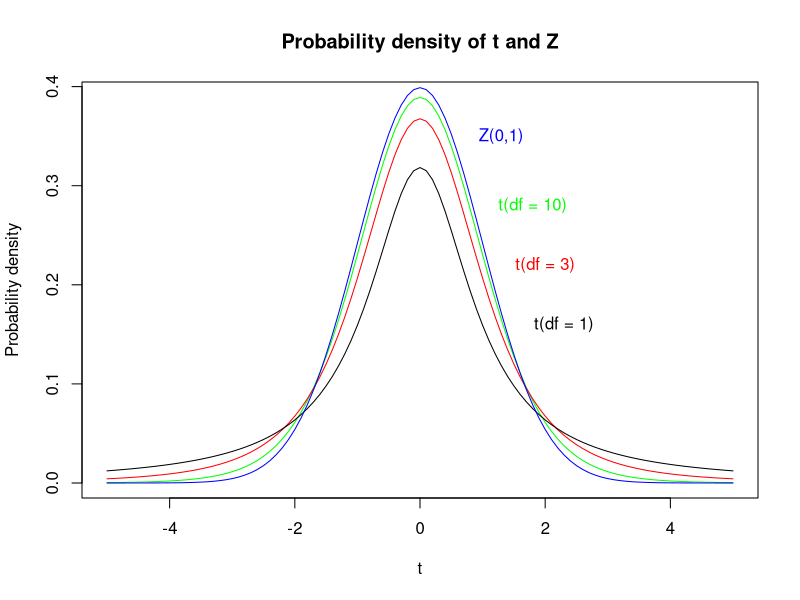
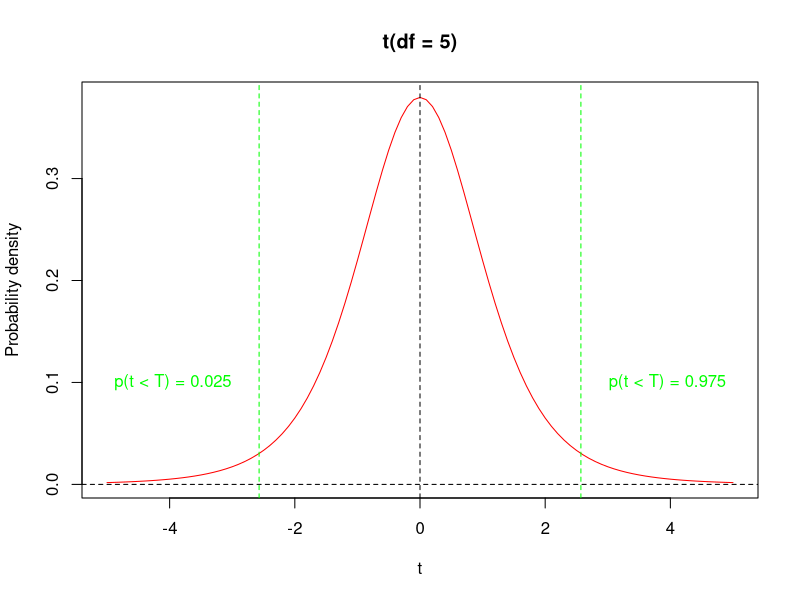

These charts were generated, in order, by the following R code:
## ---- chunk 1
#| code-fold: true
#| code-summary: "Show R Script"
#| fig-cap: "Figure 1: Probability density plot of t-distributions with different DF and their comparison to standard normal distribution (Z). Notice how t-distribution approaches Z distribution with increasing df."

# t(df = 10)
curve(dt(x, df = 10), col = 'green', xlim = c(-5, 5), 
      xlab = 't', ylab = 'Probability density',
      main = 'Probability density of t and Z')
text(x = 1.8, y = 0.28, label = 't(df = 10)', col = 'green')

# t(df = 3)
curve(dt(x, df = 3), add = T, col = 'red')
text(x = 2, y = 0.22, label = 't(df = 3)', col = 'red')

# t(df = 1)
curve(dt(x, df = 1), add = T, col = 'black')
text(x = 2.3, y = 0.16, label = 't(df = 1)', col = 'black')

# Z(mu = 0, sd = 1)
curve(dnorm(x, mean = 0, sd = 1), col = 'blue', add = T)
text(x = 1.3, y = 0.35, label = 'Z(0,1)', col = 'blue')
## ---- chunk 2
#| code-fold: true
#| code-summary: "Show R Script"
#| fig-cap: "Figure 2: The t-distribution with its two tails and the 2.5% and 97.5% quantiles."
# curve for t(df = 5)
curve(dt(x, df = 5), xlim = c(-5, 5), col = 'red',
      xlab = 't', ylab = 'Probability density', main = 't(df = 5)')

# zero
abline(h = 0, lty = 2)

# maximum probability line
abline(v = 0, lty = 2)

# 2.5% quantile
abline(v = qt(p = 0.025, df = 5), lty = 2, col = 'green')

# 97.5% quantile
abline(v = qt(p = 0.975, df = 5), lty = 2, col = 'green')

# text labels
text(x = -3.95, y = 0.1, labels = 'p(t < T) = 0.025', col = 'green')
text(x = 3.95, y = 0.1, labels = 'p(t < T) = 0.975', col = 'green')
## ---- chunk 3
rats <- data.frame(
  plus_Mg = c(85, 89, 79, 80, 91, 95, 79, 88, 89, 90),
  control = c(79, 80, 75, 79, 80, 71, 75, 80, 76, 80)
)
## ---- chunk 4
siblings <- data.frame(
  family = 1:8,
  brother = c(198, 164, 173, 180, 188, 169, 181, 174),
  sister =  c(165, 162, 158, 177, 178, 170, 165, 159)
)
## ---- chunk 5
snow <- data.frame(
  year = c(1998, 1999, 2000, 2001, 2002, 2003, 2004, 2005, 2006, 2007, 2008, 2009, 2010, 2011, 2012),
  days_snow = c(32, 50, 58, 39, 49, 44, 42, 48, 39, 75, 28, 69, 50, 64, 48)
)
## ---- chunk 6
data.frame(
  vineyard     = c(1,    2,    3,    4,    5,    6,    7,    8   ),
  cabernet     = c(19.5, 17.5, 19.7, 17.2, 18.0, 19.8, 17.9, 18.4),
  zweigeltrebe = c(19.2, 18.4, 20.3, 17.4, 20.1, 19.5, 17.9, 18.9)
  )
## ---- chunk 7
frogs <- data.frame(
  frog_id = 1:14,
  species = c("Bufo bufo", "Bufotes viridis", "Bufotes viridis", "Bufo bufo", "Bufo bufo", "Bufotes viridis", "Bufotes viridis", "Bufotes viridis", "Bufo bufo", "Bufotes viridis", "Bufo bufo", "Bufotes viridis", "Bufo bufo", "Bufo bufo"),
  speed   = c(7.8, 6.5, 6.9, 7.1, 6.7, 7.1, 7.0, 6.5, 7.0, 6.4, 6.9, 7.2, 7.5, 7.2)
)
## ---- chunk 8
rye <- data.frame(
  field   = 1:12,
  variety = c("Champion", "Miracle", "Champion", "Champion", "Miracle", "Miracle", "Champion", "Miracle", "Miracle", "Champion", "Miracle", "Champion"),
  yield   = c(5.5, 6.1, 5.7, 6.0, 5.3, 5.8, 6.4, 6.0, 5.5, 6.4, 5.5, 6.1)
)
